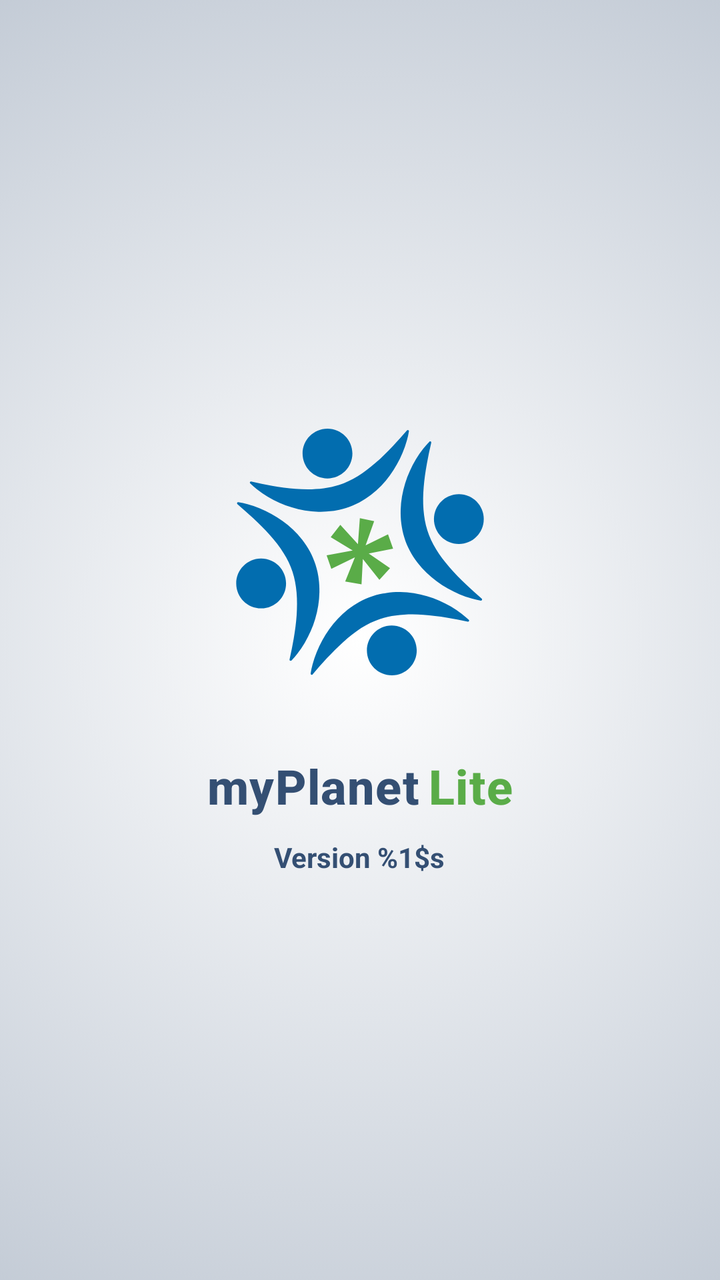
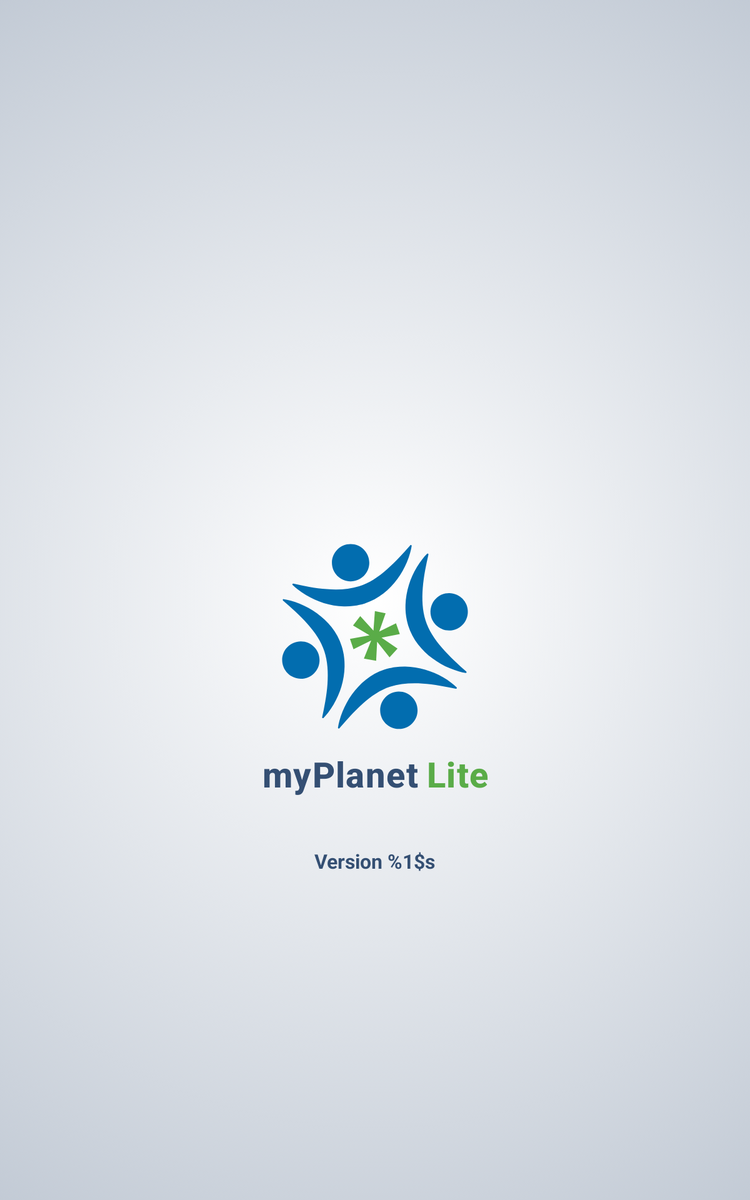

An Android layout and its configuration variant, each rendered on a device that would load it. The default file and the variant file are quoted in full after the pictures.
<!-- AndroidManifest.xml: application theme Theme.MyPlanetLite -->
<!-- res/layout/activity_splash_screen.xml -->
<?xml version="1.0" encoding="utf-8"?>
<LinearLayout
    xmlns:android="http://schemas.android.com/apk/res/android"
    xmlns:app="http://schemas.android.com/apk/res-auto"
    xmlns:tools="http://schemas.android.com/tools"
    android:id="@+id/main"
    android:layout_width="match_parent"
    android:layout_height="match_parent"
    android:orientation="vertical"
    tools:context="org.ole.planet.myplanet.lite.SplashScreen"
    android:gravity="center"
    android:background="@drawable/splash_background">
    <ImageView
        android:id="@+id/logoImageView"
        android:layout_width="150dp"
        android:layout_height="150dp"
        android:src="@drawable/ole_logo"/>

    <LinearLayout
        android:id="@+id/appNameContainer"
        android:layout_width="wrap_content"
        android:layout_height="wrap_content"
        android:layout_marginTop="25dp"
        android:gravity="center_vertical"
        android:orientation="horizontal">

        <TextView
            android:id="@+id/appNamePrefixTextView"
            android:layout_width="wrap_content"
            android:layout_height="wrap_content"
            android:fontFamily="sans-serif-medium"
            android:letterSpacing="0.02"
            android:text="@string/app_name_prefix"
            android:textColor="@color/darkOle"
            android:textSize="24sp"
            android:textStyle="bold"/>

        <TextView
            android:id="@+id/appNameSuffixTextView"
            android:layout_width="wrap_content"
            android:layout_height="wrap_content"
            android:layout_marginStart="4dp"
            android:fontFamily="sans-serif-medium"
            android:letterSpacing="0.02"
            android:text="@string/app_name_suffix"
            android:textColor="@color/greenOleLogo"
            android:textSize="24sp"
            android:textStyle="bold"/>
    </LinearLayout>
    <TextView
        android:id="@+id/appVersionTextView"
        android:layout_width="wrap_content"
        android:layout_height="wrap_content"
        android:layout_marginTop="10dp"
        android:fontFamily="sans-serif"
        android:text="@string/app_version"
        android:textColor="@color/darkOle"
        android:textSize="14sp"
        android:textStyle="bold"/>

</LinearLayout>
<!-- resources referenced by this layout -->
<resources>
  <color name="darkOle">#344F73</color>
  <color name="greenOleLogo">#5AAC48</color>
  <!-- drawable ole_logo: vector/xml drawable (drawable, 5256 chars, omitted) -->
  <!-- drawable splash_background (drawable) -->
  <?xml version="1.0" encoding="utf-8"?>
  <selector xmlns:android="http://schemas.android.com/apk/res/android">
      <item>
          <shape android:shape="rectangle">
              <gradient
                  android:type="radial"
                  android:gradientRadius="3800"
                  android:centerX="50%"
                  android:centerY="50%"
                  android:startColor="@color/white"
                  android:endColor="@color/darkOle"
                  android:dither="true" />
  
          </shape>
      </item>
  </selector>
  <string name="app_name_prefix">myPlanet</string>
  <string name="app_name_suffix">Lite</string>
  <string name="app_version">Version %1$s</string>
  <style name="Theme.MyPlanetLite" parent="Base.Theme.MyPlanetLite" />
  <color name="white">#FFFFFFFF</color>
  <style name="Base.Theme.MyPlanetLite" parent="Theme.Material3.Light.NoActionBar">
          
          
          <item name="android:statusBarColor">@color/white</item>
          <item name="android:windowLightStatusBar">true</item>
      </style>
</resources>
<!-- res/layout-sw600dp/activity_splash_screen.xml (the author's variant of the layout above) -->
<!-- drawn on a 7-inch tablet held upright -->
<?xml version="1.0" encoding="utf-8"?>
<androidx.constraintlayout.widget.ConstraintLayout xmlns:android="http://schemas.android.com/apk/res/android"
    xmlns:app="http://schemas.android.com/apk/res-auto"
    xmlns:tools="http://schemas.android.com/tools"
    android:id="@+id/main"
    android:layout_width="match_parent"
    android:layout_height="match_parent"
    android:background="@drawable/splash_background"
    tools:context=".SplashScreen">

    <ImageView
        android:id="@+id/logoImageView"
        android:layout_width="180dp"
        android:layout_height="180dp"
        android:layout_marginTop="420dp"
        android:contentDescription="@string/app_name_prefix"
        android:src="@drawable/ole_logo"
        app:layout_constraintBottom_toTopOf="@+id/appNameContainer"
        app:layout_constraintEnd_toEndOf="parent"
        app:layout_constraintStart_toStartOf="parent"
        app:layout_constraintTop_toTopOf="parent"
        app:layout_constraintVertical_bias="0.35" />

    <LinearLayout
        android:id="@+id/appNameContainer"
        android:layout_width="wrap_content"
        android:layout_height="wrap_content"
        android:gravity="center_vertical"
        android:orientation="horizontal"
        app:layout_constraintEnd_toEndOf="parent"
        app:layout_constraintStart_toStartOf="parent"
        app:layout_constraintTop_toBottomOf="@+id/logoImageView">

        <TextView
            android:id="@+id/appNamePrefixTextView"
            android:layout_width="wrap_content"
            android:layout_height="wrap_content"
            android:fontFamily="sans-serif-medium"
            android:letterSpacing="0.025"
            android:text="@string/app_name_prefix"
            android:textColor="@color/darkOle"
            android:textSize="28sp"
            android:textStyle="bold" />

        <TextView
            android:id="@+id/appNameSuffixTextView"
            android:layout_width="wrap_content"
            android:layout_height="wrap_content"
            android:layout_marginStart="6dp"
            android:fontFamily="sans-serif-medium"
            android:letterSpacing="0.025"
            android:text="@string/app_name_suffix"
            android:textColor="@color/greenOleLogo"
            android:textSize="28sp"
            android:textStyle="bold" />
    </LinearLayout>

    <TextView
        android:id="@+id/appVersionTextView"
        android:layout_width="wrap_content"
        android:layout_height="wrap_content"
        android:layout_marginTop="40dp"
        android:fontFamily="sans-serif"
        android:text="@string/app_version"
        android:textColor="@color/darkOle"
        android:textSize="16sp"
        android:textStyle="bold"
        app:layout_constraintEnd_toEndOf="parent"
        app:layout_constraintStart_toStartOf="parent"
        app:layout_constraintTop_toBottomOf="@+id/appNameContainer" />

</androidx.constraintlayout.widget.ConstraintLayout>
